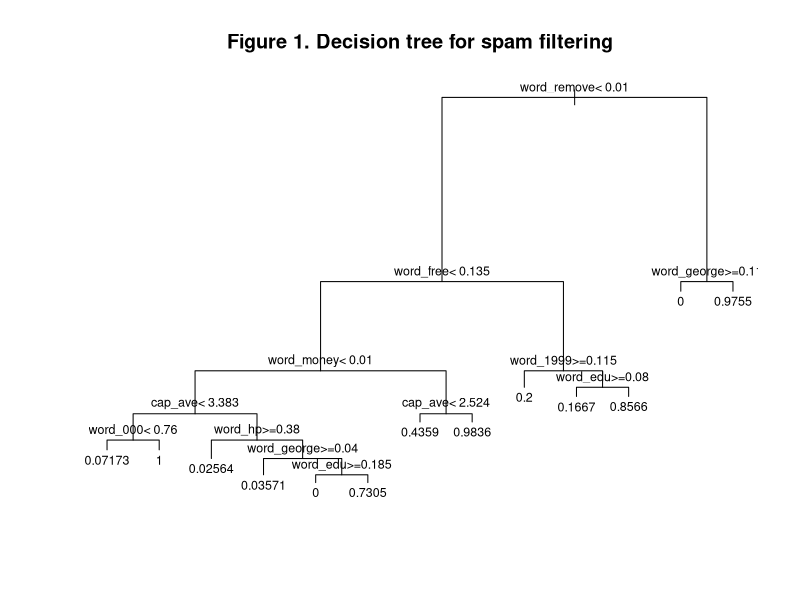
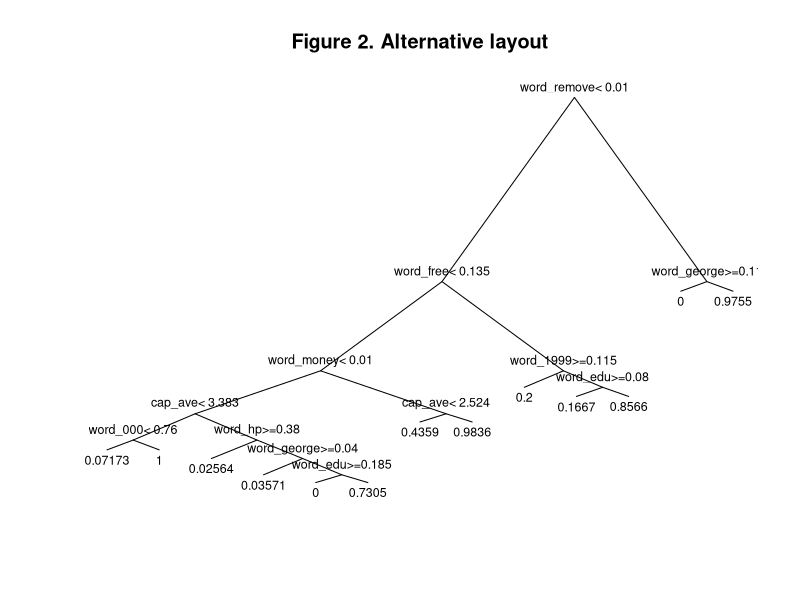

Source code (R) for these figures, in order:
## [DATA-04] Example: The spam filter ##
# Setting work directory
setwd("/Users/miguel/Dropbox/Current jobs/DATA-2016-2/DATA-04")

# Loading data
spam <- read.csv(file="spam.csv")
str(spam)

# Picking training instances (50%)
train <- sample(1:4601, size=2301, replace=F)

# Formula
fm1 <- spam ~ .

# Setting the cutoff
cut <- 0.5

# Decision tree
library(rpart)
tree1 <- rpart(formula=fm1, data=spam[train,])
help(rpart.object)
tree1

# Plotting
plot(tree1, main="Figure 1. Decision tree for spam filtering")
text(tree1, font=1, cex=0.75)

# Embellishment
plot(tree1, branch=0, main="Figure 2. Alternative layout")
text(tree1, font=1, cex=0.75)

# Confusion matrix (training)
cut <- 0.7
pred_train1 <- predict(tree1, newdata=spam[train,])
conf_train1 <- table(pred_train1 > cut, spam[train,]$spam==1); conf_train1
tp_train1 <- conf_train1["TRUE", "TRUE"]/sum(conf_train1[,"TRUE"]); tp_train1
fp_train1 <- conf_train1["TRUE", "FALSE"]/sum(conf_train1[,"FALSE"]); fp_train1

# Confusion matrix (test)
cut <- 0.5
pred_test1 <- predict(tree1, newdata=spam[-train,])
conf_test1 <- table(pred_test1 > cut, spam[-train,]$spam==1); conf_test1
tp_test1 <- conf_test1["TRUE", "TRUE"]/sum(conf_test1[,"TRUE"]); tp_test1
fp_test1 <- conf_test1["TRUE", "FALSE"]/sum(conf_test1[,"FALSE"]); fp_test1

# Exploring other cutoffs
table(pred_train1, spam$spam[train])

# Less pruning
tree2 <- rpart(formula=fm1, data=spam[train,], cp=0.005)
tree2

# Confusion matrix (training)
pred_train2 <- predict(tree2, newdata=spam[train,])
conf_train2 <- table(pred_train2 > cut, spam[train,]$spam==1); conf_train2
tp_train2 <- conf_train2["TRUE", "TRUE"]/sum(conf_train2[,"TRUE"]); tp_train2
fp_train2 <- conf_train2["TRUE", "FALSE"]/sum(conf_train2[,"FALSE"]); fp_train2

# Confusion matrix (test)
pred_test2 <- predict(tree2, newdata=spam[-train,])
conf_test2 <- table(pred_test2 > cut, spam[-train,]$spam==1); conf_test2
tp_test2 <- conf_test2["TRUE", "TRUE"]/sum(conf_test2[,"TRUE"]); tp_test2
fp_test2 <- conf_test2["TRUE", "FALSE"]/sum(conf_test2[,"FALSE"]); fp_test2

# Logistic regression
log1 <- glm(formula=fm1, data=spam[train,], family="binomial") 
summary(log1)

# Confusion matrix (training)
pred_train1 <- predict(log1, newdata=spam[train,], type="response")
conf_train1 <- table(pred_train1 > cut, spam[train,]$spam==1)
conf_train1
tp_train1 <- conf_train1["TRUE", "TRUE"]/sum(conf_train1[,"TRUE"])
tp_train1
fp_train1 <- conf_train1["TRUE", "FALSE"]/sum(conf_train1[,"FALSE"])
fp_train1

# Confusion matrix (test)
pred_test1 <- predict(log1, newdata=spam[-train,], type="response")
conf_test1 <- table(pred_test1 > cut, spam[-train,]$spam==1)
conf_test1
tp_test1 <- conf_test1["TRUE", "TRUE"]/sum(conf_test1[,"TRUE"])
tp_test1
fp_test1 <- conf_test1["TRUE", "FALSE"]/sum(conf_test1[,"FALSE"])
fp_test1

# Simpler model
fm2 = spam ~ word_make + word_our + word_over + word_remove + word_internet +  word_free + word_business + word_email + 
word_your + word_font + word_000 + word_money + word_hp + word_george + word_technology + word_meeting + word_project +
word_re + word_edu + word_conference + cap_long + cap_total
log2 <- glm(formula=fm2, data=spam[train,], family="binomial") 

# Confusion matrix (training)
pred_train2 <- predict(log2, newdata=spam[train,], type="response")
conf_train2 <- table(pred_train2 > cut, spam[train,]$spam==1)
conf_train2
tp_train2 <- conf_train2["TRUE", "TRUE"]/sum(conf_train2[,"TRUE"])
tp_train2
fp_train2 <- conf_train2["TRUE", "FALSE"]/sum(conf_train2[,"FALSE"])
fp_train2

# Confusion matrix (test)
pred_test2 <- predict(log2, newdata=spam[-train,], type="response")
conf_test2 <- table(pred_test2 > cut, spam[-train,]$spam==1)
conf_test2
tp_test2 <- conf_test2["TRUE", "TRUE"]/sum(conf_test2[,"TRUE"])
tp_test2
fp_test2 <- conf_test2["TRUE", "FALSE"]/sum(conf_test2[,"FALSE"])
fp_test2
